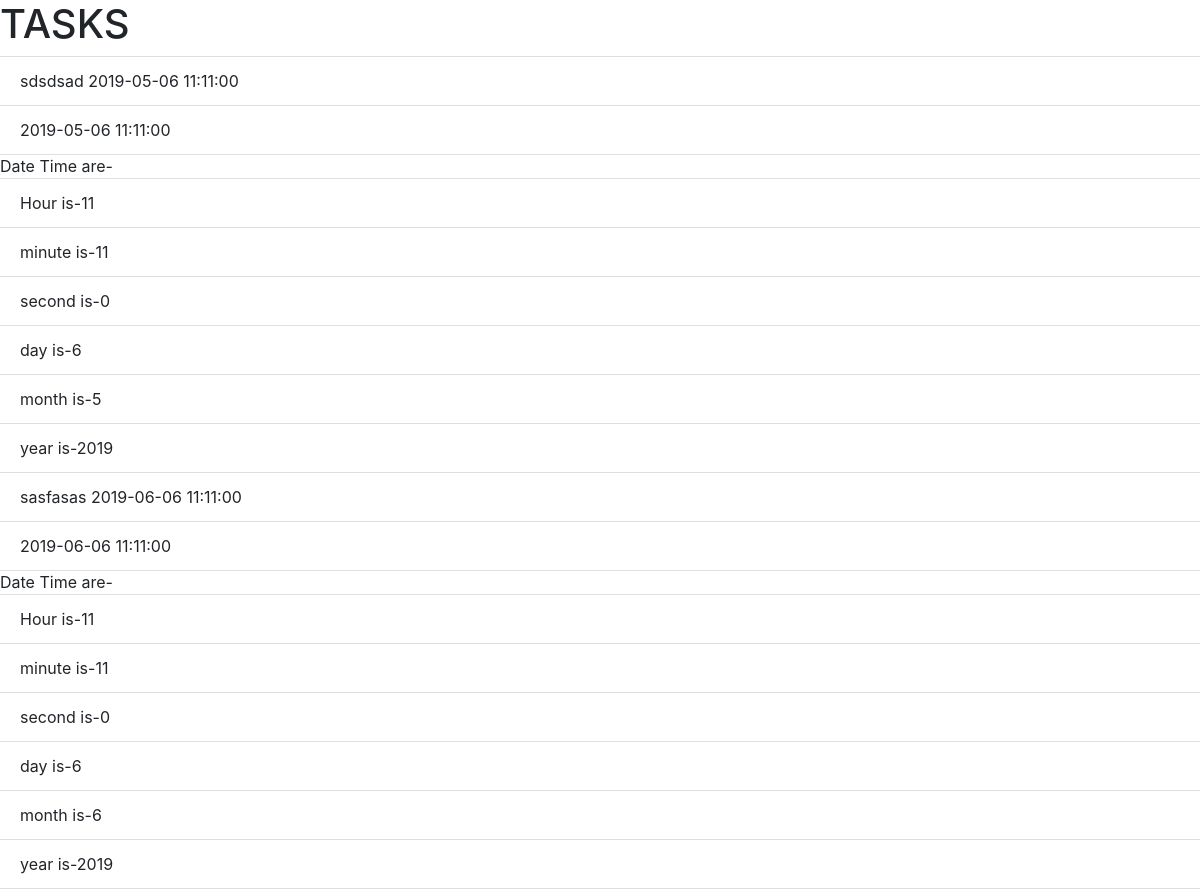
Page /tasklist on the earlier database version.
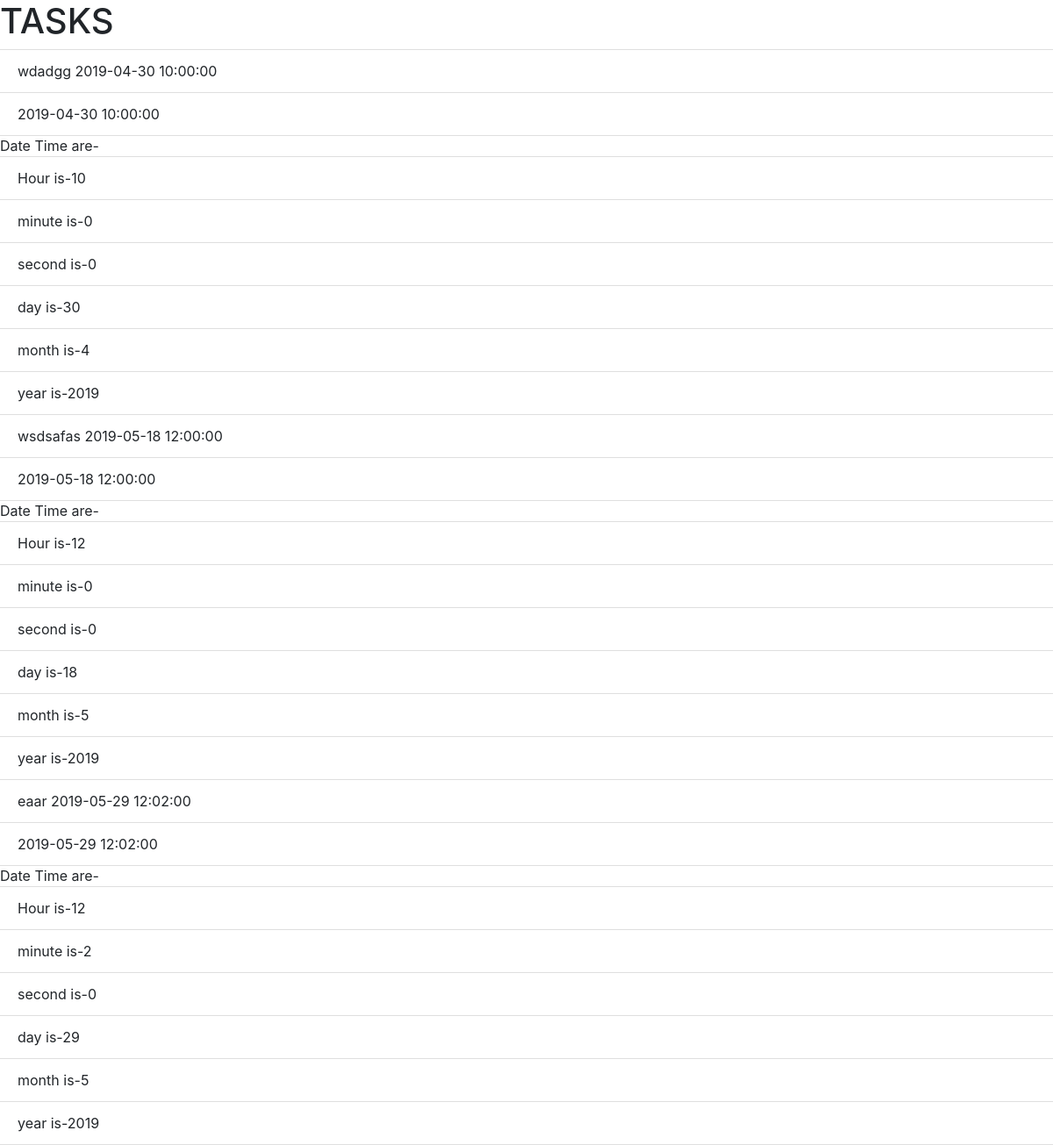
Same page on the later database version.
### todo.py (models this page shows, shortened)
class Todo(db.Model):
	id=db.Column(db.Integer, primary_key=True, nullable=False)
	task=db.Column(db.Text, nullable=False)
	date_time=db.Column(db.DateTime, unique=True)

### todo.py (the view)
@app.route("/tasklist")
def display():
	tasks=Todo.query.all()
	return render_template('tasklist.html', tasks=tasks)

### templates/tasklist.html (shortened to what this page needs)
<html>
<head>
	<link rel="stylesheet" href="https://stackpath.bootstrapcdn.com/bootstrap/4.3.1/css/bootstrap.min.css"
>
</head>
<body>
	<h1>TASKS</h1>
	<ul class="list-group list-group-flush" id="task-list">
		{% for todo in tasks %}
		<li class="list-group-item" id="task">{{todo.task}} {{todo.date_time}}</li>
		<li class="list-group-item" id="date">{{todo.date_time}}</li>
		Date Time are-
		<li class="list-group-item" id="deadline-hour">Hour is-{{todo.date_time.hour}}</li>
		<li class="list-group-item" id="deadline-minute">minute is-{{todo.date_time.minute}}</li>
		<li class="list-group-item" id="deadline-second">second is-{{todo.date_time.second}}</li>
		<li class="list-group-item" id="deadline-day">day is-{{todo.date_time.day}}</li>
		<li class="list-group-item" id="deadline-month">month is-{{todo.date_time.month}}</li>
		<li class="list-group-item" id="deadline-year">year is-{{todo.date_time.year}}</li>
		{% endfor %}
	</ul>
</body>
</html>

Differences in the rows shown:
changed Todo: task "sdsdsad" → "wdadgg"; date_time "2019-05-06 11:11:00" → "2019-04-30 10:00:00"; date_time.hour "11" → "10"; date_time.minute "11" → "0"; date_time.day "6" → "30"; date_time.month "5" → "4"
changed Todo: task "sasfasas" → "wsdsafas"; date_time "2019-06-06 11:11:00" → "2019-05-18 12:00:00"; date_time.hour "11" → "12"; date_time.minute "11" → "0"; date_time.day "6" → "18"; date_time.month "6" → "5"
added Todo: task "eaar", date_time "2019-05-29 12:02:00", date_time.hour "12", date_time.minute "2", date_time.second "0", date_time.day "29", date_time.month "5", date_time.year "2019"
